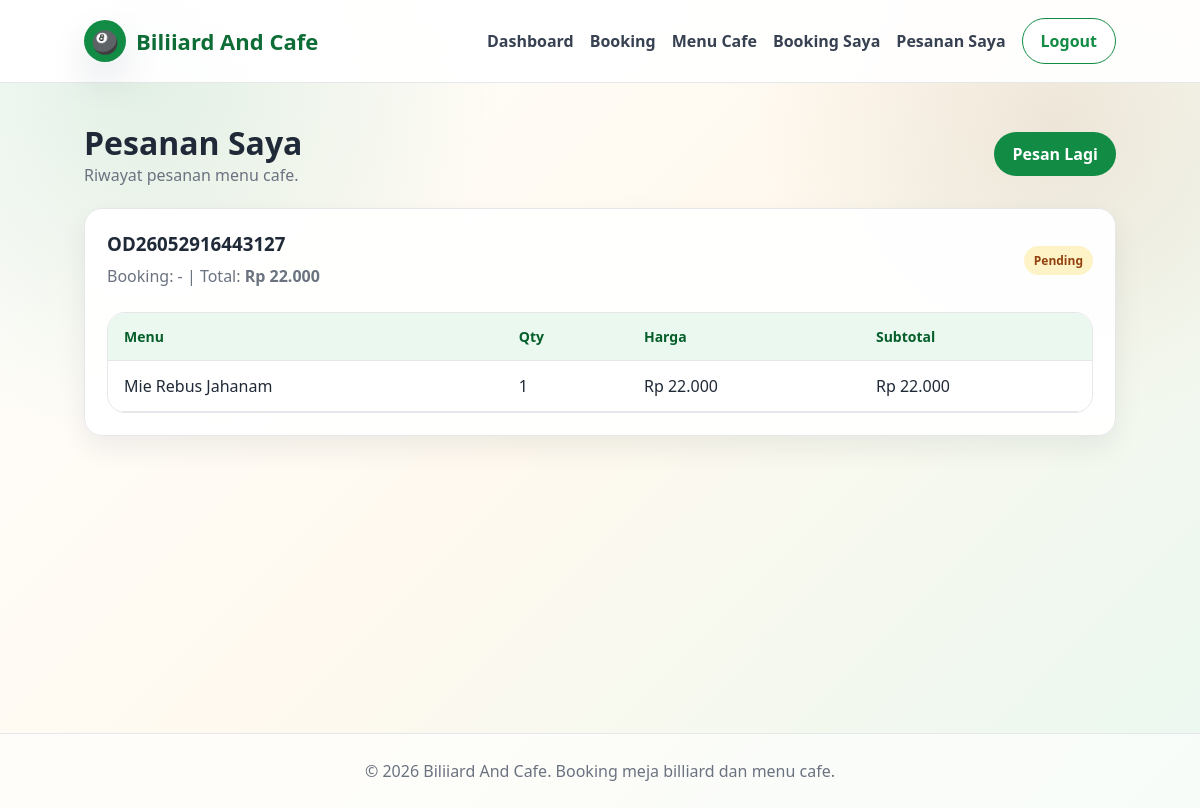
The app's page /user/my_orders.php (signed in) with its own data.
### tables this page shows
CREATE TABLE `orders` (
  `id` int(11) NOT NULL,
  `order_code` varchar(30) NOT NULL,
  `user_id` int(11) NOT NULL,
  `booking_id` int(11) DEFAULT NULL,
  `total_price` decimal(12,2) NOT NULL DEFAULT 0.00,
  `status` enum('pending','process','ready','completed','cancelled') NOT NULL DEFAULT 'pending',
  `notes` text DEFAULT NULL,
  `created_at` timestamp NOT NULL DEFAULT current_timestamp()
);

CREATE TABLE `order_items` (
  `id` int(11) NOT NULL,
  `order_id` int(11) NOT NULL,
  `menu_id` int(11) NOT NULL,
  `quantity` int(11) NOT NULL DEFAULT 1,
  `price` decimal(12,2) NOT NULL DEFAULT 0.00,
  `subtotal` decimal(12,2) NOT NULL DEFAULT 0.00
);

CREATE TABLE `menus` (
  `id` int(11) NOT NULL,
  `category_id` int(11) DEFAULT NULL,
  `menu_name` varchar(120) NOT NULL,
  `description` text DEFAULT NULL,
  `price` decimal(12,2) NOT NULL DEFAULT 0.00,
  `image` varchar(255) DEFAULT NULL,
  `status` enum('available','sold_out','inactive') NOT NULL DEFAULT 'available',
  `created_at` timestamp NOT NULL DEFAULT current_timestamp()
);

### includes/functions.php (called while the page is built, shortened)
<?php
function e($value) {
    return htmlspecialchars((string)$value, ENT_QUOTES, 'UTF-8');
}
function rupiah($number) {
    return 'Rp ' . number_format((float)$number, 0, ',', '.');
}
function badgeClass($status) {
    $map = [
        'available' => 'success',
        'active' => 'success',
        'paid' => 'success',
        'confirmed' => 'success',
        'completed' => 'success',
        'ready' => 'success',
        'pending' => 'warning',
        'process' => 'info',
        'unpaid' => 'danger',
        'sold_out' => 'danger',
        'cancelled' => 'danger',
        'maintenance' => 'warning',
        'inactive' => 'dark'
    ];
    return $map[$status] ?? 'dark';
}

### user/my_orders.php (the view, shortened to what this page needs)
<?php
require_once '../config/database.php';
require_once '../includes/functions.php';
$stmt = $pdo->prepare("SELECT o.*, b.booking_code FROM orders o LEFT JOIN bookings b ON b.id=o.booking_id WHERE o.user_id=? ORDER BY o.created_at DESC");
$stmt->execute([$_SESSION['user_id']]);
$orders = $stmt->fetchAll();
require_once '../includes/header.php';
?>
<section class="container">
    <div class="section-title"><div><h2>Pesanan Saya</h2><p>Riwayat pesanan menu cafe.</p></div><a class="btn btn-primary" href="menu.php">Pesan Lagi</a></div>
    <div class="grid">
    <?php foreach ($orders as $o): ?>
        <?php $stmt = $pdo->prepare("SELECT oi.*, m.menu_name FROM order_items oi JOIN menus m ON m.id=oi.menu_id WHERE oi.order_id=?"); $stmt->execute([$o['id']]); $items = $stmt->fetchAll(); ?>
        <div class="card">
            <div class="section-title"><div><h3><?= e($o['order_code']) ?></h3><p>Booking: <?= e($o['booking_code'] ?? '-') ?> | Total: <b><?= rupiah($o['total_price']) ?></b></p></div><span class="badge badge-<?= badgeClass($o['status']) ?>"><?= e($o['status']) ?></span></div>
            <div class="table-responsive"><table class="data-table"><thead><tr><th>Menu</th><th>Qty</th><th>Harga</th><th>Subtotal</th></tr></thead><tbody><?php foreach ($items as $it): ?><tr><td><?= e($it['menu_name']) ?></td><td><?= e($it['quantity']) ?></td><td><?= rupiah($it['price']) ?></td><td><?= rupiah($it['subtotal']) ?></td></tr><?php endforeach; ?></tbody></table></div>
        </div>
    <?php endforeach; ?>
    </div>
</section>
<?php require_once '../includes/footer.php'; ?>

### assets/css/style.css (style rules this page uses)
:root { --green:#128C45; --green-light:#EAF8EF; --green-dark:#0E6D36; --brown:#8B5E34; --cream:#FFF9EF; --white:#FFFFFF; --dark:#1F2937; --muted:#6B7280; --line:#E5E7EB; --danger:#DC2626; --warning:#D97706; --info:#2563EB; --shadow:0 18px 40px rgba(17,24,39,.10); --radius:18px; }
* { box-sizing:border-box;margin:0;padding:0 }
body { font-family:'Segoe UI',Tahoma,Geneva,Verdana,sans-serif; background: radial-gradient(circle at 12% 10%, rgba(18,140,69,.12), transparent 28%), radial-gradient(circle at 88% 16%, rgba(139,94,52,.12), transparent 24%), linear-gradient(135deg,#ffffff 0%,#fff9ef 48%,#eaf8ef 100%); color:var(--dark); min-height:100vh; }
a { text-decoration:none;color:inherit }
.container { width:min(1180px,86%);margin:0 auto;padding:38px 0 }
.btn { display:inline-flex;align-items:center;justify-content:center;gap:8px;border:0;border-radius:999px;padding:11px 18px;font-weight:800;cursor:pointer;transition:.2s }
.btn-primary { background:var(--green);color:#fff }
.grid { display:grid;gap:22px }
.card { background:rgba(255,255,255,.96);border:1px solid var(--line);border-radius:var(--radius);padding:22px;box-shadow:0 12px 28px rgba(17,24,39,.07) }
.card h3 { margin-bottom:8px }
.card p { color:var(--muted);line-height:1.6 }
.section-title { display:flex;justify-content:space-between;align-items:center;margin-bottom:22px;gap:14px }
.section-title h2 { font-size:32px }
.section-title p { color:var(--muted) }
.table-responsive { overflow:auto;border-radius:18px;border:1px solid var(--line);background:#fff }
.data-table { width:100%;border-collapse:collapse;min-width:760px }
.data-table th,.data-table td { padding:14px 16px;text-align:left;border-bottom:1px solid var(--line);vertical-align:middle }
.data-table th { background:var(--green-light);color:#065F2B;font-size:14px }
.badge { display:inline-block;border-radius:999px;padding:6px 10px;font-size:12px;font-weight:800;text-transform:capitalize }
.badge-warning { background:#FEF3C7;color:#92400E }

### records on screen
orders: order_code "OD26052916443127", booking_code "-", total_price "Rp 22.000", status "Pending"
order_items: menu.menu_name "Mie Rebus Jahanam", quantity "1", price "Rp 22.000", subtotal "Rp 22.000"
